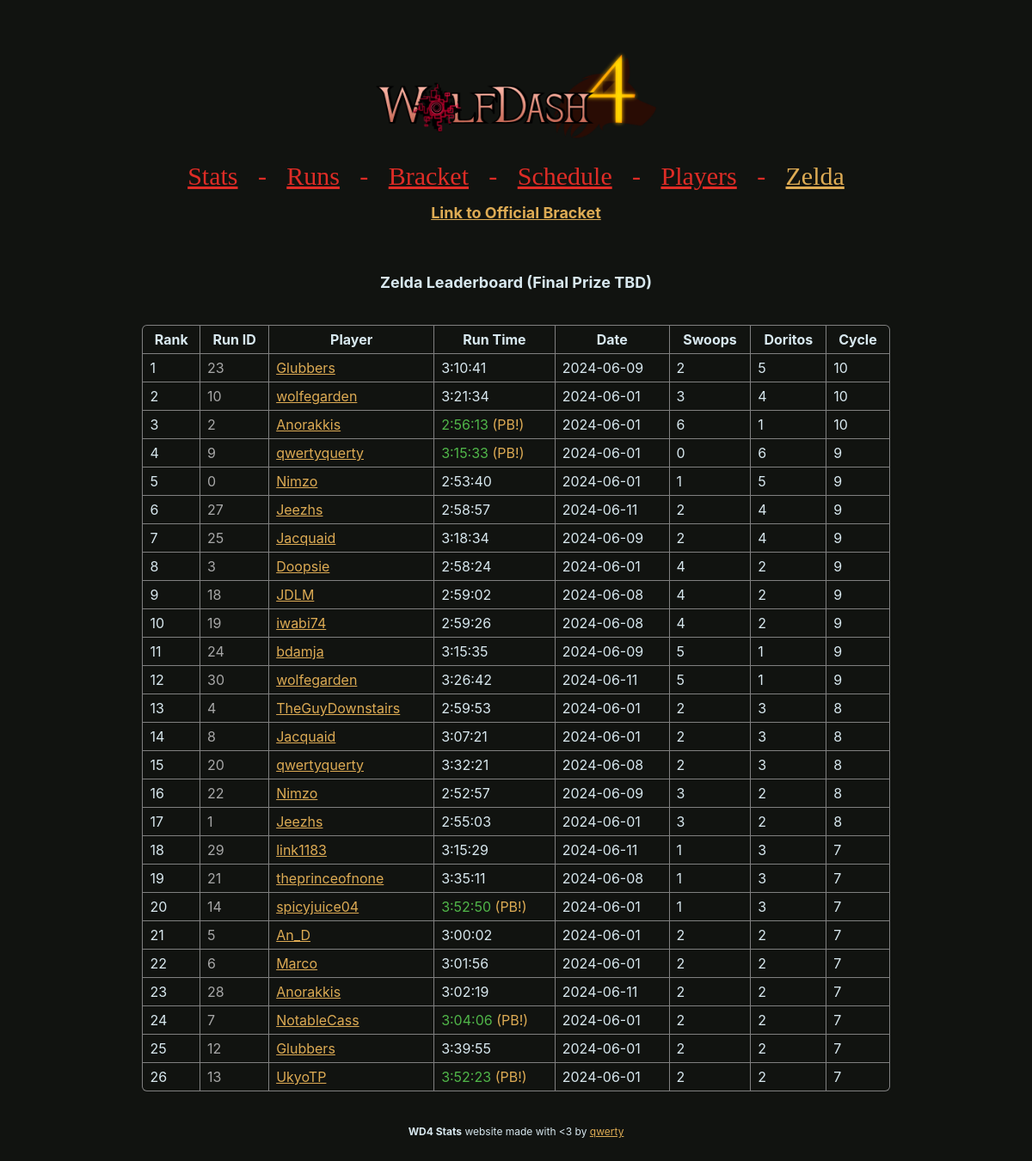
Page /zelda on the committed database.
### wd4.py (models this page shows, shortened)
class BaseModel(Model):
    class Meta:
        database = db

class Runs(BaseModel):
    player = CharField(32)
    time = FloatField()
    id = IntegerField()
    date = DateField()
    flags = IntegerField()
    phase = IntegerField()
    event = IntegerField()
    zelda_swoops = IntegerField()
    zelda_triangles = IntegerField()
    def format_time(self):
        return format_time(self.time) if not self.dnf() else "DNF"
    def dnf(self):
        return self.flags & RUN_FLAG_DNF
    def pb(self):
        return self.flags & RUN_FLAG_PB
    def zelda(self):
        return self.zelda_triangles + self.zelda_swoops + 3 if (self.zelda_triangles is not None and self.zelda_swoops is not None) else None

### wd4.py (the view)
@app.route("/zelda")
def page_zelda():
    runs = Runs.select().where(Runs.zelda_triangles != None).order_by((Runs.zelda_triangles+Runs.zelda_swoops).desc(), Runs.zelda_triangles.desc(), Runs.time.asc())
    return render_template("zelda.html", **globals(), runs=runs)

### wd4.py (called while the page is built)
def format_time(time):
    return str(timedelta(seconds=time))

### templates/zelda.html
{% extends "layout.html" %}
{% block content %}
    <br><br>
    <h2 style="text-align:center;">Zelda Leaderboard (Final Prize TBD)</h2>
    <table>
        <tr>
            <th>Rank</th>
            <th>Run ID</th>
            <th>Player</th>
            <th>Run Time</th>
            <th>Date</th>
            <th>Swoops</th>
            <th>Doritos</th>
            <th>Cycle</th>
        </tr>
        {% for run in runs %}
        <tr>
            <td>
                {{ loop.index }}
            </td>
            <td style="color: var(--hint-color);">
                {{ run.id }}
            </td>
            <td>
                {{ link_name(run.player) }}
            </td>
            <td {% if run.pb() %}style="color: var(--win-color)"{% endif %}>
                {{ run.format_time() }} {% if run.pb() %}<span style="color: var(--border-color);">(PB!)</span>{% endif %}
            </td>
            <td>
                {{ run.date | string }}
            </td>
            <td>
                {{ run.zelda_swoops }}
            </td>
            <td>
                {{ run.zelda_triangles }}
            </td>
            <td>
                {{ run.zelda() }}
            </td>
        </tr>
        {% endfor %}
    </table>
{% endblock %}

### templates/layout.html (shortened to what this page needs)
{% macro link_name(name) -%}<a href="https://speedrun.com/User/{{ name }}">{{ name }}</a>{% endmacro %}
<html lang="en">
    <head>
        <link rel="stylesheet" href="static/css/brackets-viewer.min.css" />
        <link rel="stylesheet" href="static/css/dark.css" />
    </head>
    <body>
        <image src="static/wolfdash.png" class="logo"></image>
        <nav>
            <a href="/stats" class="{% if url_for(request.endpoint) == '/stats' %}active{% endif %}">Stats</a>
            <a>-</a>
            <a href="/runs" class="{% if url_for(request.endpoint) == '/runs' %}active{% endif %}">Runs</a>
            <a>-</a>
            <a href="/" class="{% if url_for(request.endpoint) == '/' %}active{% endif %}">Bracket</a>
            <a>-</a>
            <a href="/schedule" class="{% if url_for(request.endpoint) == '/schedule' %}active{% endif %}">Schedule</a>
            <a>-</a>
            <a href="/players" class="{% if url_for(request.endpoint) == '/players' %}active{% endif %}">Players</a>
            <a>-</a>
            <a href="/zelda" class="{% if url_for(request.endpoint) == '/zelda' %}active{% endif %}">Zelda</a>
        </nav>
        <h2 style="text-align:center;"><a href="https://challonge.com/Wolfdash4">Link to Official Bracket</a></h2>
        {% block content %}
        {% endblock %}
        <footer class="footer">
            <div style="text-align: center;">
                <strong>WD4 Stats</strong> website made with &lt;3 by <a href="https://github.com/qwertyquerty">qwerty</a>
            </div>
        </footer>
    </body>
</html>

### static/css/dark.css (style rules this page uses)
.brackets-viewer, * { --primary-background: #111310; --secondary-background: #303030; --match-background: var(--primary-background); --font-color: #d8e8ef; --win-color: #50b649; --loss-color: #de2c26; --label-color: grey; --hint-color: #a7a7a7; --connector-color: #DDDDDD; --border-color: #DDAB54; --border-hover-color: #b6b5b5; --text-size: 12px; --round-margin: 40px; --match-width: 200px; --match-horizontal-padding: 8px; --match-vertical-padding: 6px; --connector-border-width: 2px; --match-border-width: 1px; --match-border-radius: 0.3em; }
body { font-size: var(--text-size); color: var(--font-color); font-family: -apple-system,BlinkMacSystemFont,"Segoe UI",Roboto,"Helvetica Neue",Arial,"Noto Sans",sans-serif,"Apple Color Emoji","Segoe UI Emoji","Segoe UI Symbol","Noto Color Emoji"; }
table { width: 80%; margin: 40px auto; border-radius: var(--match-border-radius); border-collapse: collapse; border-style: hidden; box-shadow: 0 0 0 1px var(--label-color); }
th, td { border: 1px solid var(--label-color); padding: var(--match-vertical-padding) var(--match-horizontal-padding); }
nav { text-align: center; display: block; }
a { color: var(--border-color); }
nav a { display: inline; margin: 10px; color: var(--loss-color) !important; font-family: hyliaserif !important; font-size: 2.5em !important; font-weight: normal; }
.active { color: #DDAB54 !important; }
html { background-color: #111310; }
body { padding: 50px; }
.logo { display: block; margin: 0 auto; width: 30%; min-width: 300px; }

### rows in the picture
Runs: id "23", player "Glubbers", format_time "3:10:41", date "2024-06-09", zelda_swoops "2", zelda_triangles "5", zelda "10"
Runs: id "10", player "wolfegarden", format_time "3:21:34", date "2024-06-01", zelda_swoops "3", zelda_triangles "4", zelda "10"
Runs: id "2", player "Anorakkis", format_time "2:56:13", shows "(PB!)", date "2024-06-01", zelda_swoops "6", zelda_triangles "1", zelda "10"
Runs: id "9", player "qwertyquerty", format_time "3:15:33", shows "(PB!)", date "2024-06-01", zelda_swoops "0", zelda_triangles "6", zelda "9"
Runs: id "0", player "Nimzo", format_time "2:53:40", date "2024-06-01", zelda_swoops "1", zelda_triangles "5", zelda "9"
Runs: id "27", player "Jeezhs", format_time "2:58:57", date "2024-06-11", zelda_swoops "2", zelda_triangles "4", zelda "9"
Runs: id "25", player "Jacquaid", format_time "3:18:34", date "2024-06-09", zelda_swoops "2", zelda_triangles "4", zelda "9"
Runs: id "3", player "Doopsie", format_time "2:58:24", date "2024-06-01", zelda_swoops "4", zelda_triangles "2", zelda "9"
Runs: id "18", player "JDLM", format_time "2:59:02", date "2024-06-08", zelda_swoops "4", zelda_triangles "2", zelda "9"
Runs: id "19", player "iwabi74", format_time "2:59:26", date "2024-06-08", zelda_swoops "4", zelda_triangles "2", zelda "9"
Runs: id "24", player "bdamja", format_time "3:15:35", date "2024-06-09", zelda_swoops "5", zelda_triangles "1", zelda "9"
Runs: id "30", player "wolfegarden", format_time "3:26:42", date "2024-06-11", zelda_swoops "5", zelda_triangles "1", zelda "9"
Runs: id "4", player "TheGuyDownstairs", format_time "2:59:53", date "2024-06-01", zelda_swoops "2", zelda_triangles "3", zelda "8"
Runs: id "8", player "Jacquaid", format_time "3:07:21", date "2024-06-01", zelda_swoops "2", zelda_triangles "3", zelda "8"
Runs: id "20", player "qwertyquerty", format_time "3:32:21", date "2024-06-08", zelda_swoops "2", zelda_triangles "3", zelda "8"
Runs: id "22", player "Nimzo", format_time "2:52:57", date "2024-06-09", zelda_swoops "3", zelda_triangles "2", zelda "8"
Runs: id "1", player "Jeezhs", format_time "2:55:03", date "2024-06-01", zelda_swoops "3", zelda_triangles "2", zelda "8"
Runs: id "29", player "link1183", format_time "3:15:29", date "2024-06-11", zelda_swoops "1", zelda_triangles "3", zelda "7"
Runs: id "21", player "theprinceofnone", format_time "3:35:11", date "2024-06-08", zelda_swoops "1", zelda_triangles "3", zelda "7"
Runs: id "14", player "spicyjuice04", format_time "3:52:50", shows "(PB!)", date "2024-06-01", zelda_swoops "1", zelda_triangles "3", zelda "7"
Runs: id "5", player "An_D", format_time "3:00:02", date "2024-06-01", zelda_swoops "2", zelda_triangles "2", zelda "7"
Runs: id "6", player "Marco", format_time "3:01:56", date "2024-06-01", zelda_swoops "2", zelda_triangles "2", zelda "7"
Runs: id "28", player "Anorakkis", format_time "3:02:19", date "2024-06-11", zelda_swoops "2", zelda_triangles "2", zelda "7"
Runs: id "7", player "NotableCass", format_time "3:04:06", shows "(PB!)", date "2024-06-01", zelda_swoops "2", zelda_triangles "2", zelda "7"
Runs: id "12", player "Glubbers", format_time "3:39:55", date "2024-06-01", zelda_swoops "2", zelda_triangles "2", zelda "7"
Runs: id "13", player "UkyoTP", format_time "3:52:23", shows "(PB!)", date "2024-06-01", zelda_swoops "2", zelda_triangles "2", zelda "7"
